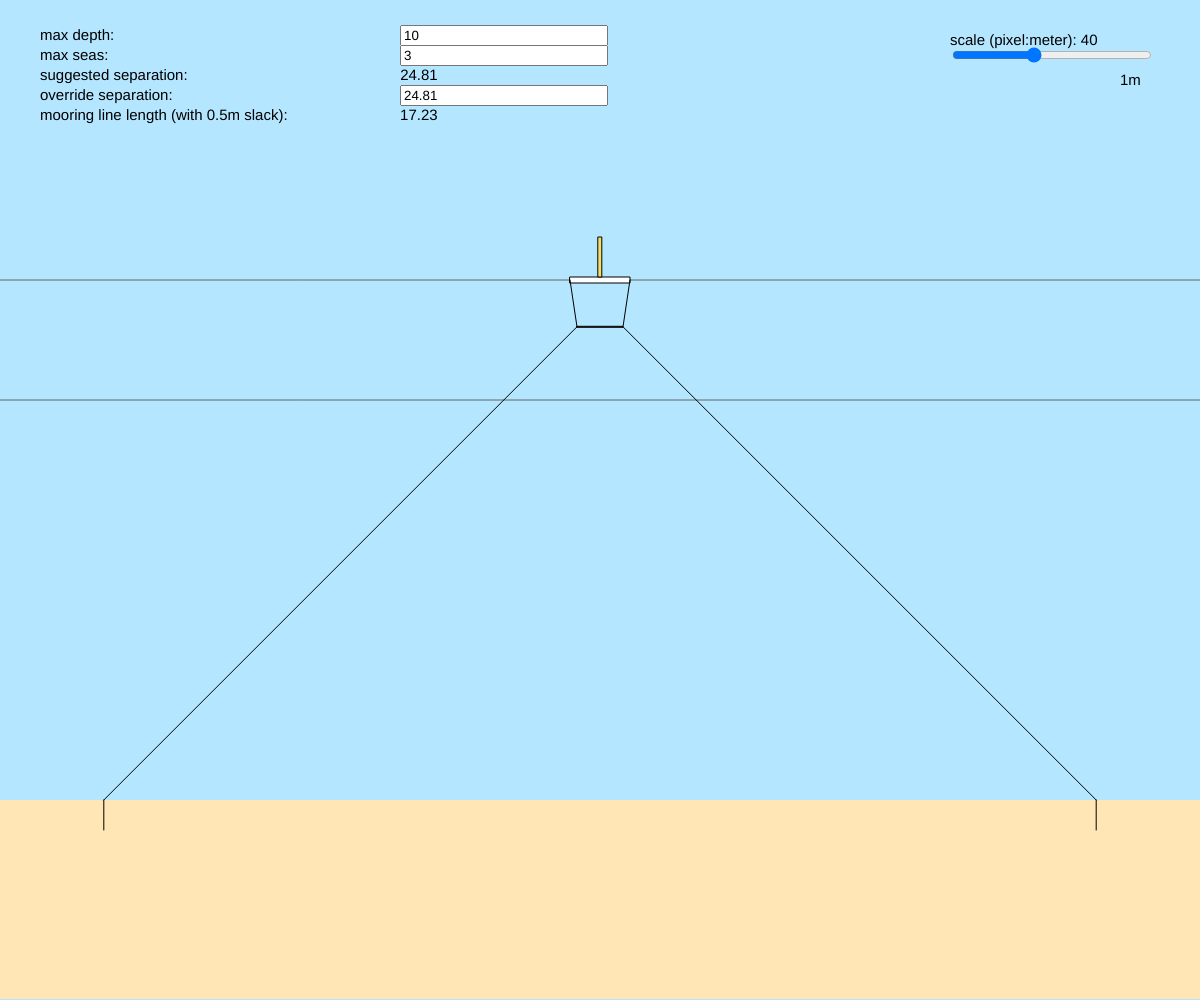
Frame 1 (no input)
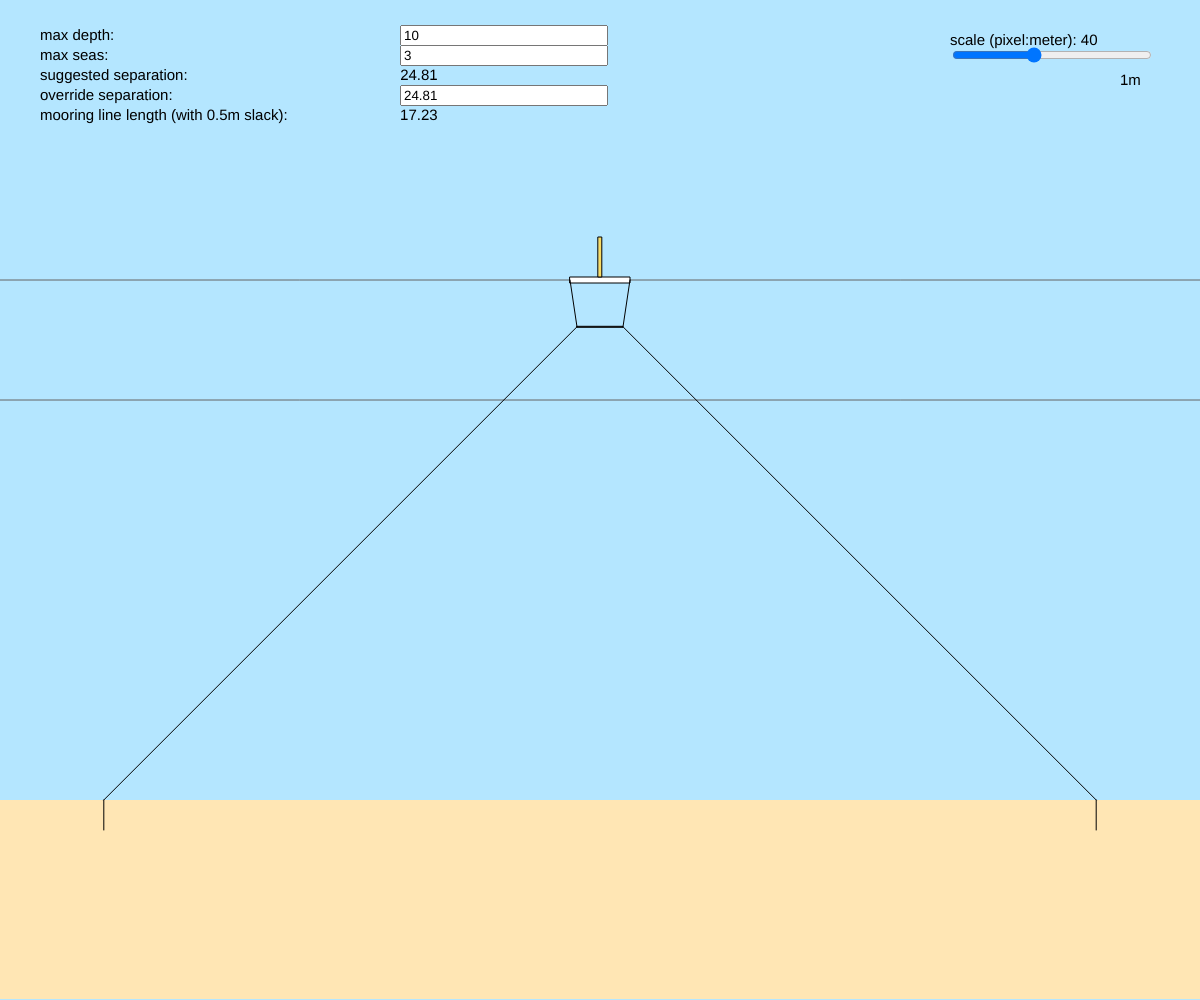
Frame 60 (no input)
Frame 120 (the mouse pressed at the canvas centre since frame 60): identical to frame 60, image omitted

The p5.js sketch that drew these frames (run headless with seeded random() and noise() and a simulated clock; from frame 60 on, the mouse is pressed at the canvas centre):

// p5.js sketch
// ── sketch.js
/*
AUTHORS
  Trek Hopton <trek@ausocean.org>

LICENSE
  Copyright (C) 2024 the Australian Ocean Lab (AusOcean)

  This is free software: you can redistribute it and/or modify it
  under the terms of the GNU General Public License as published by
  the Free Software Foundation, either version 3 of the License, or
  (at your option) any later version.

  It is distributed in the hope that it will be useful,
  but WITHOUT ANY WARRANTY; without even the implied warranty of
  MERCHANTABILITY or FITNESS FOR A PARTICULAR PURPOSE.  See the
  GNU General Public License for more details.

  You should have received a copy of the GNU General Public License
  in gpl.txt. If not, see http://www.gnu.org/licenses/.
*/

// This sketch and its variables are based on AusOcean's Ops Mooring Calculations spreadsheet.
// ss is suggested separation, os is overwritten separation. 
let w, y, d, c, ss, os, a, b, h, l;
let overwritten = false;

// Scale.
let sc;

// Text inputs.
let depth;
let seas;
let separation;

// Wave params.
let amplitude
let frequency
let phaseShift
let period

function setup() {
  winw = window.innerWidth;
  winh = window.innerHeight;
  createCanvas(winw, winh);
  
  // Scale is 40x by default.
  sc = 40

  // Set initial inputs.
  w = 1.15;
  y = 1.17;
  d = 10;
  c = 3;
  os = 2*(d+c-y)+w;
  
  doCalcs();

  // Setup waves.
  amplitude = c*sc/2; // Amplitude of the sine wave
  frequency = 0.005; // Frequency of the sine wave
  phaseShift = 0; // Phase shift of the sine wave
  period = 0.01;
  
  let indent = 400;
  depth = createInput(d.toString());
  depth.position(indent, 25);
  depth.size(200);
  depth.changed(updateDepth);
  
  seas = createInput(c.toString());
  seas.position(indent, 45);
  seas.size(200);
  seas.changed(updateSeas);
  
  separation = createInput(os.toString());
  separation.position(indent, 85);
  separation.size(200);
  separation.changed(updateSeparation);
  
  slider = createSlider(0, 100, sc);
  slider.position(winw-250, 45);
  slider.style('width', '200px');
  
  // Add an event listener to detect changes in the slider value.
  slider.input(updateSliderValue);
}

function draw() {
  background(180,230,255);

  // Inputs.
  strokeWeight(0);
  textSize(15);
  fill(0);
  text("max depth:", 40, 40);
  text("max seas:", 40, 60);
  text("suggested separation:                                                   " + ss.toFixed(2), 40, 80);
  text("override separation:", 40, 100);
  text("mooring line length (with 0.5m slack):                           " + l.toFixed(2), 40, 120);
  
  // Scale.
  text("scale (pixel:meter): " + sc, winw-250, 45);
  line(winw-100-1*sc, 80, winw-100, 80);
  text("1m", winw-80, 85);

  // Seafloor.
  let bedh = 200;
  fill(255,230,180);
  rect(0,winh-bedh, winw, bedh-1);

  // Sea.
  stroke(100);
  strokeWeight(1);
  amplitude = c*sc/2; // Amplitude of the sine wave.
  let maxSeaPos = winh-bedh-sc*(d+c);
  let minSeaPos = winh-bedh-sc*d;
  line(0, maxSeaPos, winw, maxSeaPos);
  line(0, minSeaPos, winw, minSeaPos);

  noFill();
  let waveRef = maxSeaPos + amplitude + amplitude * sin(frequency * winw/2 + phaseShift);
  // beginShape();
  // for (let xx = 0; xx < winw; xx++) {
  //   let yy = amplitude * sin(frequency * xx + phaseShift);
  //   vertex(xx, maxSeaPos + amplitude + yy);
  // }
  // endShape();

  // Rig.
  stroke(0);
  //let rigRef = waveRef;
  let rigRef = maxSeaPos;
  let pontoonw = 1.5;
  let pontoonh = 0.15;
  fill(255,255,255);
  rect(winw/2-(pontoonw/2)*sc,rigRef-pontoonh/2*sc,pontoonw*sc,pontoonh*sc);
  let mastw = 0.09;
  let masth = 1;
  fill(250,220,100);
  rect(winw/2-(mastw*sc)/2,rigRef-masth*sc-(sc*pontoonh)/2,mastw*sc,masth*sc);

  // Screw Piles.
  pileh = 0.75;
  line(winw/2-a*sc-(w*sc)/2,winh-bedh,winw/2-a*sc-(w*sc)/2,winh-bedh+pileh*sc);
  line(winw/2+a*sc+(w*sc)/2,winh-bedh,winw/2+a*sc+(w*sc)/2,winh-bedh+pileh*sc);

  // Bridle bar.
  fill(100);
  let bridleh = 0.025;
  rect(winw/2-(w/2)*sc,rigRef+y*sc-bridleh/2*sc,w*sc,bridleh*sc);

  // Mooring lines.
  line(winw/2-a*sc-(w*sc)/2,winh-bedh,winw/2-(w*sc)/2,rigRef+y*sc);
  line(winw/2+a*sc+(w*sc)/2,winh-bedh,winw/2+(w*sc)/2,rigRef+y*sc);

  // Bridles.
  line(winw/2-(pontoonw*sc)/2,rigRef,winw/2-(w*sc)/2,rigRef+y*sc);
  line(winw/2+(pontoonw*sc)/2,rigRef,winw/2+(w*sc)/2,rigRef+y*sc);

  //phaseShift+=period;
}

function doCalcs(){
  ss = 2*(d+c-y)+w;
  let s;
  if(overwritten){
    s = os;
  } else {
    s = ss;
  }
  a = (s-w)/2;
  b = d+c-y;
  h = sqrt(pow(a, 2) + pow(b, 2));
  l = h+0.5;
  console.log("s1: ", ss);
  console.log("a: ", a);
  console.log("b: ", b);
  console.log("h: ", h);
  console.log("l: ", l);
}

function updateDepth(){
  d = constrain(parseFloat(depth.value()), 0, 100);
  depth.value(d);

  // If the user hasn't overwritten the separation, update the separation text input.
  doCalcs();
  if(!overwritten){
    separation.value(ss.toString());
  }
}

function updateSeas(){
  c = constrain(parseFloat(seas.value()), 0, 20);
  seas.value(c);
  doCalcs();

  // If the user hasn't overwritten the separation, update the separation text input.
  if(!overwritten){
    separation.value(ss.toString());
  }
}

function updateSeparation(){
  os = constrain(parseFloat(separation.value()), w, 100);
  overwritten = true;
  separation.value(os.toString());
  doCalcs();
}

function updateSliderValue() {
  let sliderValue = constrain(slider.value(), 1, 100);
  slider.value(sliderValue);
  sc = sliderValue;
}
